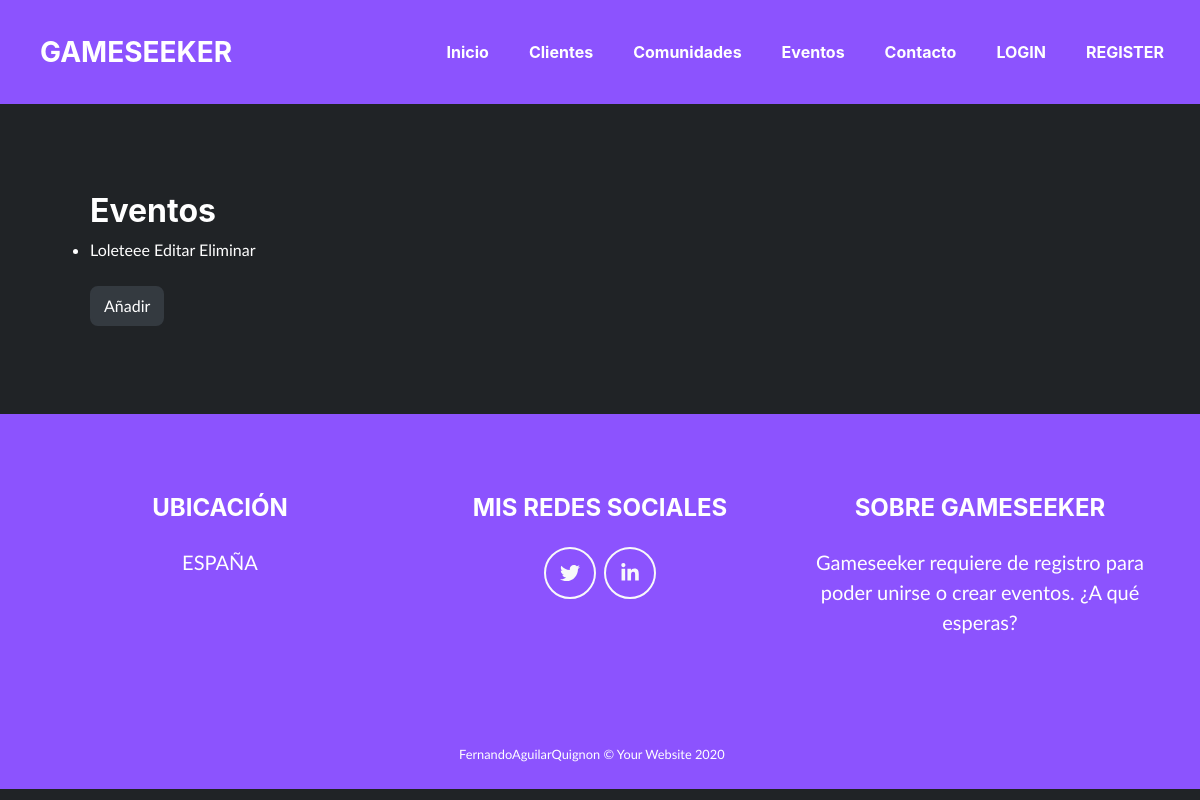
The app's page /eventos/, older data.
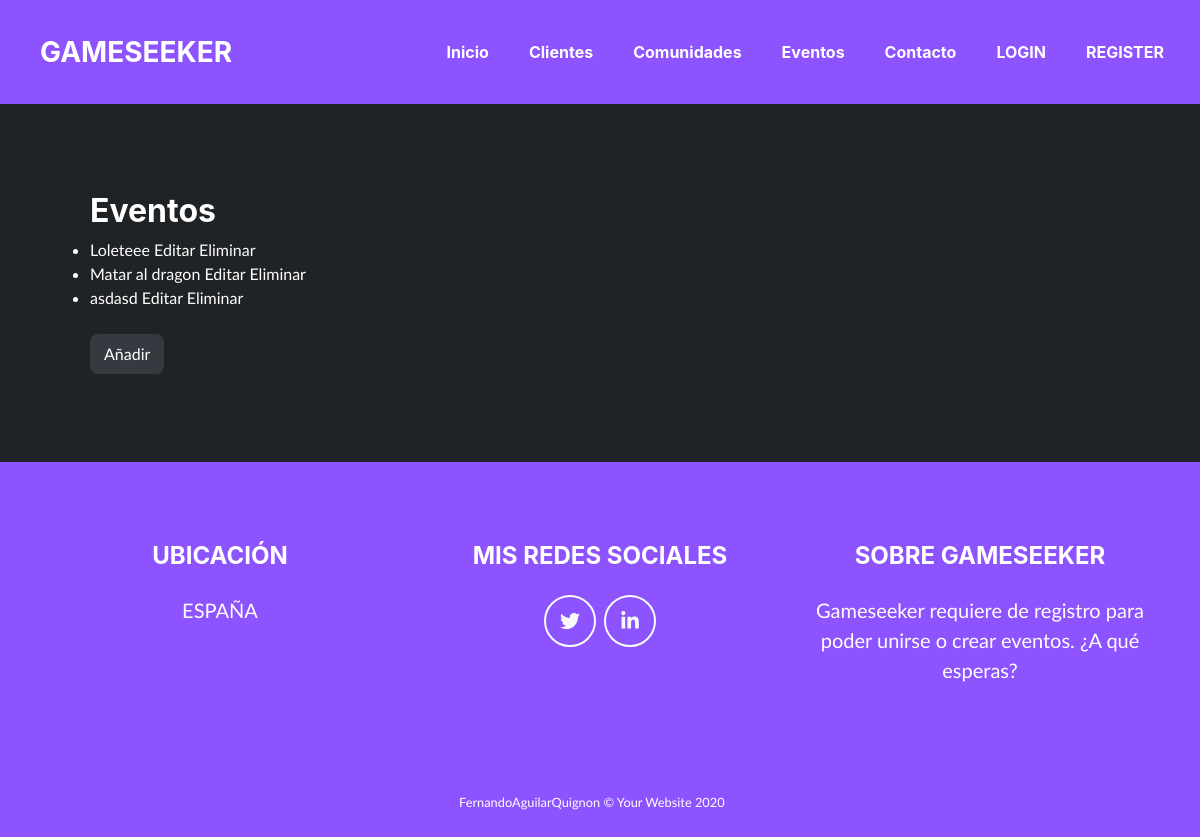
The same page, newer data.
### gameseek_app/models.py (models this page shows, shortened)
class Event(models.Model):
    name = models.CharField(max_length = 100, unique=True, null=False, blank=False)
    date = models.DateTimeField(default='YYYY-MM-DD HH-MM-SS', null=False, blank=False)
    limit_of_players = models.PositiveBigIntegerField(null=False, blank=False)
    game = models.CharField(max_length = 100, null=False, blank=False)
    description = models.CharField(max_length = 1000)
    language = models.CharField(max_length = 100)

### gameseek_app/views.py (the view)
# urls.py: path('eventos/', EventListView.as_view(), name="events-list"),
class EventListView(ListView):
    model = Event
    def get_context_data(self, **kwargs):
        context = super().get_context_data(**kwargs)
        context['now'] = timezone.now()
        return context

### gameseek_app/templates/gameseek_app/event_list.html (shortened to what this page needs)
{% extends "base.html" %}
{% block content %}
<section class="page-section portfolio" id="portfolio">
    <ul>
    <h2>Eventos</h2>
    {% for event in object_list %}
        <li><a href={% url 'gmsk:events-detail' event.id %}>{{ event.name }} </a><a href={% url 'gmsk:events-update' event.id %}>Editar  </a><a href={% url 'gmsk:events-delete' event.id %}>Eliminar</a></li>
    {% endfor %}
    <br>
    <button type="button" class="btn btn-dark" onclick="window.location.href='/eventos/add/'">Añadir</button>
</ul>
</section>
{% endblock %}

Row changes from the older to the newer data that the page shows:
added Event: name "Matar al dragon"
added Event: name "asdasd"
